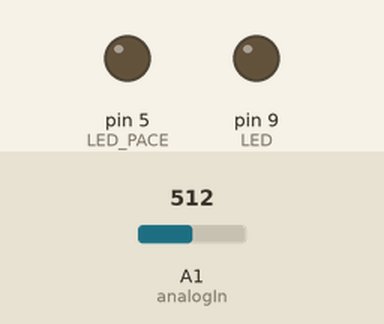
This sketch was run on a simulated Arduino Uno, built with avr-gcc and run on an emulated ATmega328P. On the bench: output pins drawn as LEDs (lit = HIGH). The test bench sets the inputs (shaded band); at power-on: A1 (analogIn) = 512. What the sketch prints to the serial monitor is not drawn.

Above: at 0.15 s.
At 1.2 s:
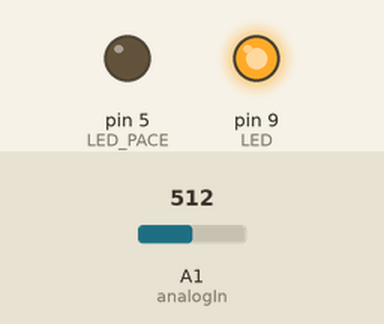
1.3 s: A1 (analogIn) set to 649
2.8 s: A1 (analogIn) set to 671
4.3 s: A1 (analogIn) set to 527
5.8 s: A1 (analogIn) set to 514
Timing chart, 0 to 8.3 s (numbered marks = the images above; inputs shaded):
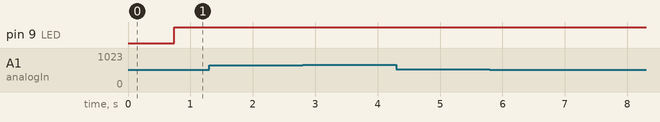

The sketch:

heartbeat_led_demo.ino
```cpp
//Heart Beat Tracker
//Hardware: Arduino Pro (3.3V) + ECG Bitalino Sensor
//see evernote for more details
//Written by Miran Alhaideri (7/8/14)

int LED = 9;
int LED_PACE = 5;

int iterations = 0;  //count the # of iterations. Loop ~100 Hz
int bpm_count = 0;  //holds your heart beat count

extern volatile unsigned long timer0_millis;
const int analogIn = A1;


int sensorValue = 0;


int dt = 5;


int scnt = 0;
int ssum = 0;


int msum = 0;


int dcnt = 0;
int dsum = 0;


int tcnt = 0;


int aux = 0;


int brightness = 0;
int fadeAmount = 2;


int beatThreshold = 600; // might be user dependant.


const int wlen = 4;


void setup() {
  Serial.begin(115200);

  pinMode(LED, OUTPUT);
  pinMode(LED_PACE, OUTPUT);
}


void loop() {
  sensorValue = analogRead(analogIn);

  if (scnt == wlen) {
    aux = ssum - msum;

    if (aux < 0) {
      aux = abs(aux);
    }


    if (dcnt == wlen) {
      if (dsum > beatThreshold) {
        brightness = 255;
        bpm_count++;    //count your heart beats
      }

      dcnt = 0;
      dsum = 0;
    }


    dsum = dsum + aux;
    dcnt = dcnt + 1;

    msum = ssum;

    scnt = 0;
    ssum = 0;


  }

  if (brightness > 0) {
    brightness = brightness - fadeAmount;
  }

  ssum = ssum + sensorValue;
  scnt = scnt + 1;

  analogWrite(LED, brightness);

  Serial.print(sensorValue);
  Serial.println(',');

  delay (dt-millis());

  timer0_millis = 0;

  //print heart rate based on #beats in past ten iterations
  iterations++;

  if (iterations % 100 == 0) {
      Serial.print("bpm_count = ");
      Serial.println(bpm_count);
      bpm_count = 0;  //reset bpm

     /*
      //synchronise to blink every 1sec. Trying to figure out loop speed
      digitalWrite(LED_PACE, HIGH);
      delay(250);
      digitalWrite(LED_PACE, LOW);
      */
  }

}
```

Measured:
- after the input at 1.3 s, every drawn part: stays the same
- after the input at 2.8 s, every drawn part: stays the same
- after the input at 4.3 s, every drawn part: stays the same
- after the input at 5.8 s, every drawn part: stays the same
